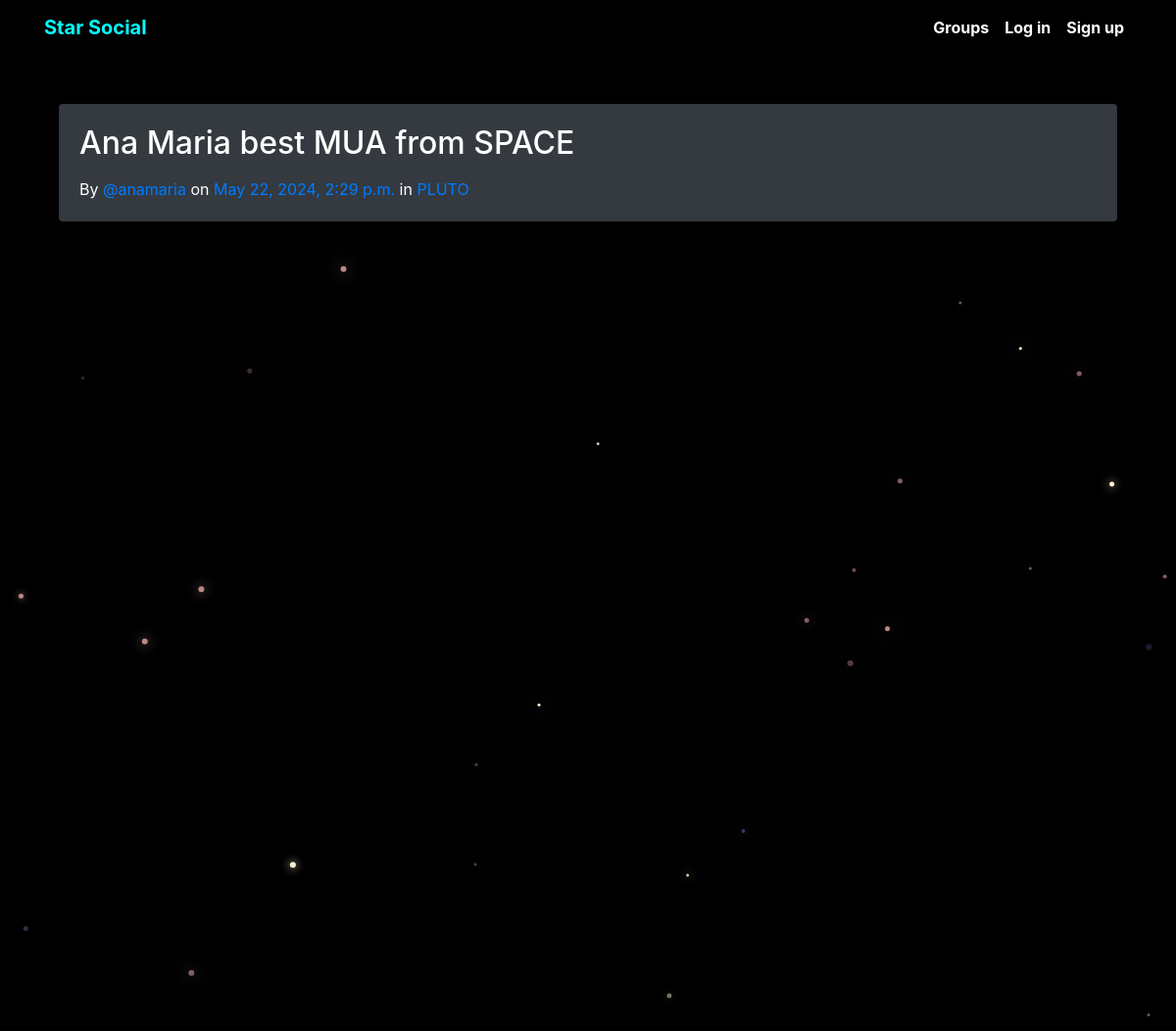
The page /posts/by/anamaria/10/ on the database its author committed.
### posts/models.py (models this page shows, shortened)
class Post(models.Model):
    user = models.ForeignKey(User, related_name="posts",on_delete=models.CASCADE)
    created_at = models.DateTimeField(auto_now=True)
    message = models.TextField()
    message_html = models.TextField(editable=False)
    group = models.ForeignKey(Group, related_name="posts",null=True, blank=True,on_delete=models.CASCADE)
    class Meta:
        ordering = ["-created_at"]
        unique_together = ["user", "message"]

### groups/models.py (models this page shows, shortened)
class Group(models.Model):
    name = models.CharField(max_length=255, unique=False)
    slug = models.SlugField(allow_unicode=True,unique=False)
    description = models.TextField(blank=True,default='')
    description_html = models.TextField(editable=False, default='',blank=True)
    members = models.ManyToManyField(User,through="GroupMember")
    class Meta:
        ordering = ['name']

### posts/views.py (the view)
# urls.py: path("by/<username>/<int:pk>/",views.PostDetail.as_view(),name="single"),
class PostDetail(SelectRelatedMixin, generic.DetailView):
    model = models.Post
    select_related = ("user", "group")
    def get_queryset(self):
        queryset = super().get_queryset()
        return queryset.filter(
            user__username__iexact=self.kwargs.get("username")
        )

### posts/templates/posts/post_detail.html
{% extends "posts/post_base.html" %}
{% block post_content %}
    {% include "posts/_post.html" %}
{% endblock %}

### posts/templates/posts/_post.html (shortened to what this page needs)
<div class="card bg-dark" style="margin-top: 50px; margin-bottom: 20px;">
    <div class="card-body">
        <div class="media" style="display: flex; align-items: flex-start;">
            <div class="media-body">
                <h2>{{ post.message_html|safe }}</h2>
                <time class="time">
                    By <a href="{% url 'posts:for_user' username=post.user.username %}">@{{ post.user.username }}</a>
                    on <a href="{% url 'posts:single' username=post.user.username pk=post.pk %}">{{ post.created_at }}</a>
                </time>
                {% if post.group %}
                    <span class="group-name">in <a href="#">{{ post.group.name }}</a></span>
                {% endif %}
            </div>
        </div>
    </div>
</div>

### static/SPACE/css/master.css (style rules this page uses)
body { margin: 0; overflow: hidden; background-color: black; color:white; }

### rows shown on the page
Post: message_html "Ana Maria best MUA from SPACE", user.username "anamaria", created_at "May 22, 2024, 2:29 p.m.", group.name "PLUTO"
